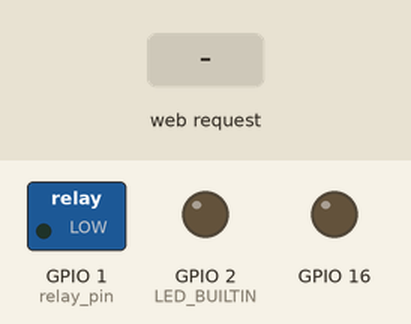
Simulated run of this sketch. Board: ESP8266 (NodeMCU). Parts: switched loads named in the sketch (green lamp = pin HIGH), output pins drawn as LEDs (lit = HIGH, except the on-board LED, lit = LOW). The test bench sets the inputs (shaded band). Storage starts empty; what the sketch prints to the serial monitor is not drawn.

Above: at 1.2 s.
1.3 s: HTTP request GET /pump/on received
At 2.2 s:
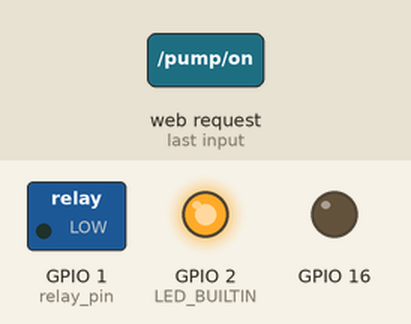
2.8 s: HTTP request GET /pump/off received
At 3.4 s:
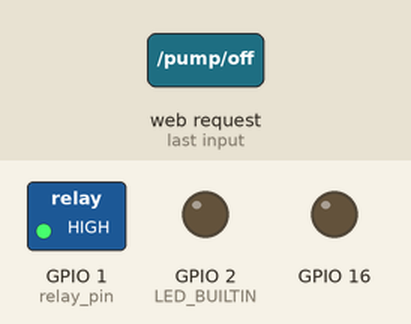
4.3 s: HTTP request GET /pump/on?ssid=1 received
At 5.5 s:
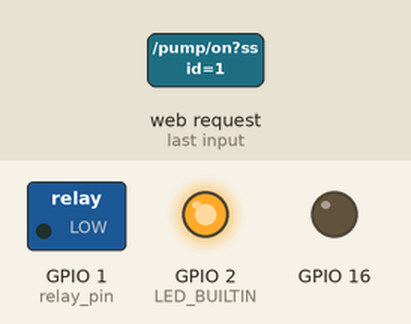
5.8 s: HTTP request GET /pump/off?ssid=1&password=1 received
At 6.8 s:
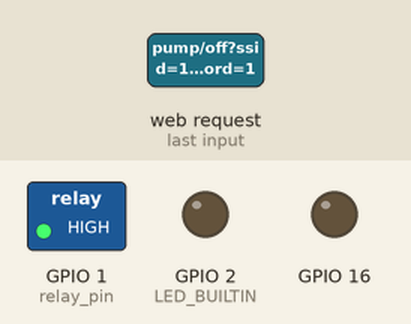
Timing chart, 0 to 8.3 s (numbered marks = the images above; inputs shaded):
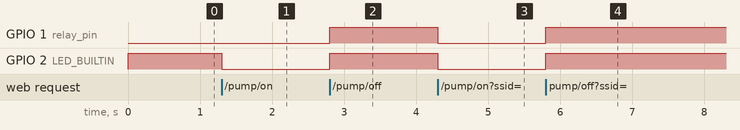

The sketch:

server.ino
```cpp
#include <ESP8266WiFi.h>
#include <ESP8266WebServer.h>
#include <FS.h>
#include <stdio.h>

#define relay_pin 1

IPAddress local_IP(192,168,4,1);
IPAddress gateway(192,168,4,9);
IPAddress subnet(255, 255, 255, 0);

ESP8266WebServer server(80);

/* server handlers */
void root_handler();
void change_info();
void control();
void pump_off();
void pump_on();
void not_found();
void insert_db();
void script();
/******************/

void setup() {
  pinMode(16, OUTPUT);
  pinMode(LED_BUILTIN, OUTPUT);
  digitalWrite(16, LOW);
  digitalWrite(LED_BUILTIN, HIGH);

  /// WI-FI ///
  Serial.begin(115200);
  SPIFFS.begin();
  File ssid_conf = SPIFFS.open("ssid.txt", "r");
  File password_conf = SPIFFS.open("password.txt", "r");
  if (!ssid_conf || !password_conf) {
    Serial.println("error while openning the config file.");
  }
  String ssid;
  String password;
  int i;
  for (i = 0;i < ssid_conf.size(); i++) {
    ssid += String((char)ssid_conf.read());
  }
  for (i = 0; i < password_conf.size(); i++) {
    password += String((char)password_conf.read());
  }

  ssid_conf.close();
  password_conf.close();

  if (ssid.length() < 1) {
    ssid = "ESP8266";
  }
  if (password.length() < 8) {
    password = "password";
  }
  WiFi.softAPConfig(local_IP, gateway, subnet);
  WiFi.softAP(ssid, password);
  Serial.print("http://");
  Serial.println(WiFi.softAPIP());

  ///Web server///
  server.on("/", HTTP_GET, root_handler);
  server.on("/change", HTTP_ANY, change_info);
  server.on("/change/apply", HTTP_POST, insert_db);
  server.on("/pump", HTTP_GET, control);
  server.on("/pump/on", HTTP_GET, pump_on);
  server.on("/pump/off", HTTP_GET, pump_off);
  server.on("/script", HTTP_ANY, script);
  server.onNotFound(not_found);
  server.begin();

  /// pump ////
  pinMode(relay_pin, OUTPUT);

}

void loop(){
  server.handleClient();
}

void root_handler() {
  server.send(200, "text/html", "<html><body style=background-color:gray;><div align=center><fieldset style=width:200px;height:70px><a href=/change>Change credentials</a><br><br><a href=/pump>Control pump</a><br></fieldset></div></body></html>");
}

void script() {
  server.send(200, "application/javascript", "function change_val(change_to){var path='';var c='';if(change_to==1){path='/on';c='0'}else{path='/off';c='1'}var r='';var el=document.getElementById('st');fetch('http://192.168.4.1/pump'+path).then(response=>response.json()).then(res=>st.innerHTML=res.status);document.getElementById('btn').attributes[2].value=`change_val(${ c })`}");
}

void control() {
  String stat;
  int cval;
  int val = digitalRead(relay_pin);

  if (val == 1) {
    stat = "on";
    cval = 0;
  }else {
    stat = "off";
    cval = 1;
  }
  char resp[290];
  sprintf(resp, "<html><body style=background-color:gray;><p>current status :</p><p id=\"st\">%s</p><script src=\"/script\"></script><center><button id=\"btn\" style=\"height:100px;width:100px;border-radius:50px;\" onclick=\"change_val(%d)\"><h1 style=color:red;>on/off</h1></button></center></body></html>", stat, cval);
  server.send(200, "text/html", resp);
}

void pump_off() {
  digitalWrite(LED_BUILTIN, HIGH);
  digitalWrite(relay_pin, HIGH);
  server.sendHeader("Access-Control-Allow-Origin", "*");
  server.send(200, "application/json", "{\"status\": \"off\"}");
}
void pump_on() {
  digitalWrite(LED_BUILTIN, LOW);
  digitalWrite(relay_pin, LOW);
  server.sendHeader("Access-Control-Allow-Origin", "*");
  server.send(200, "application/json", "{\"status\": \"on\"}");
}

void change_info() {
  server.send(200, "text/html", "<body style=background-color:gray><center><form action=/change/apply method=POST><input name=ssid placeholder=ssid> <input name=password placeholder=password> <button>submit</button></form></center>");
}

void insert_db() {
  String new_ssid = server.arg("ssid");
  String new_password = server.arg("password");
  if (new_password.length() < 8 || new_ssid.length() < 1) {
    server.send(400, "text/plain", "invalid ssid or password");
    return;
  }
  SPIFFS.format();
  File ssid_file = SPIFFS.open("ssid.txt", "w");
  File password_file = SPIFFS.open("password.txt", "w");
  ssid_file.print(new_ssid);
  password_file.print(new_password);
  password_file.close();
  ssid_file.close();

  server.send(200, "text/plain", "changed! Please restart the board");
}


void not_found() {
  server.send(404, "text/html", "<html><body style=background-color:gray;><center><h1 style=color:red;>404 NOT FOUND</h1></center></body></html>");
}
```

Measured:
- after the input at 1.3 s, GPIO 2 (LED_BUILTIN): HIGH → LOW at once
- after the input at 2.8 s, GPIO 1 (relay_pin), GPIO 2 (LED_BUILTIN): LOW → HIGH at once
- after the input at 4.3 s, GPIO 1 (relay_pin), GPIO 2 (LED_BUILTIN): HIGH → LOW at once
- after the input at 5.8 s, GPIO 1 (relay_pin), GPIO 2 (LED_BUILTIN): LOW → HIGH at once
